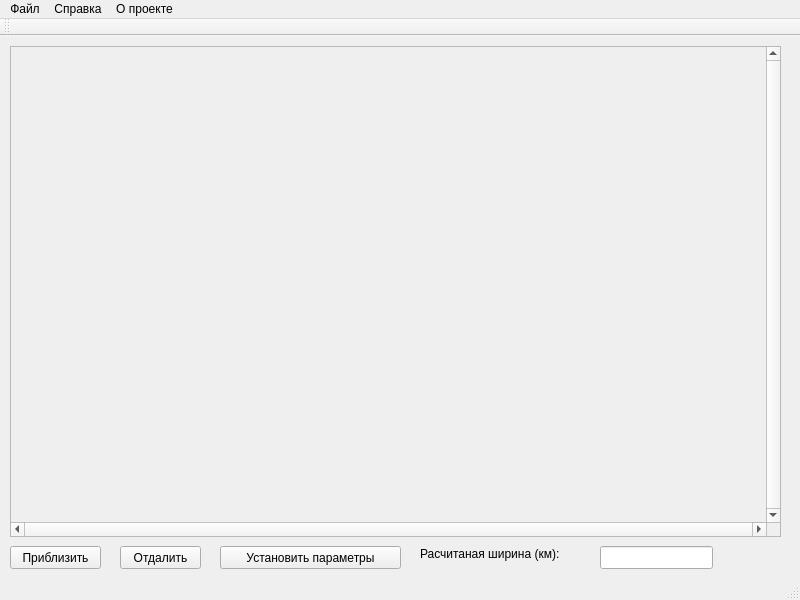
<?xml version="1.0" encoding="UTF-8"?>
<ui version="4.0">
 <class>MainWindow</class>
 <widget class="QMainWindow" name="MainWindow">
  <property name="geometry">
   <rect>
    <x>0</x>
    <y>0</y>
    <width>800</width>
    <height>600</height>
   </rect>
  </property>
  <property name="minimumSize">
   <size>
    <width>800</width>
    <height>600</height>
   </size>
  </property>
  <property name="maximumSize">
   <size>
    <width>1000</width>
    <height>600</height>
   </size>
  </property>
  <property name="mouseTracking">
   <bool>true</bool>
  </property>
  <property name="windowTitle">
   <string>MainWindow</string>
  </property>
  <widget class="QWidget" name="centralWidget">
   <widget class="QScrollArea" name="scrollArea">
    <property name="geometry">
     <rect>
      <x>10</x>
      <y>10</y>
      <width>771</width>
      <height>491</height>
     </rect>
    </property>
    <property name="mouseTracking">
     <bool>true</bool>
    </property>
    <property name="verticalScrollBarPolicy">
     <enum>Qt::ScrollBarAlwaysOn</enum>
    </property>
    <property name="horizontalScrollBarPolicy">
     <enum>Qt::ScrollBarAlwaysOn</enum>
    </property>
    <property name="widgetResizable">
     <bool>true</bool>
    </property>
    <widget class="QWidget" name="scrollAreaWidgetContents">
     <property name="geometry">
      <rect>
       <x>0</x>
       <y>0</y>
       <width>755</width>
       <height>475</height>
      </rect>
     </property>
    </widget>
   </widget>
   <widget class="QPushButton" name="zoomInBtn">
    <property name="geometry">
     <rect>
      <x>10</x>
      <y>510</y>
      <width>91</width>
      <height>23</height>
     </rect>
    </property>
    <property name="toolTip">
     <string>&lt;html&gt;&lt;head/&gt;&lt;body&gt;&lt;p&gt;Уменьшить масштаб&lt;/p&gt;&lt;/body&gt;&lt;/html&gt;</string>
    </property>
    <property name="text">
     <string>Приблизить</string>
    </property>
   </widget>
   <widget class="QPushButton" name="zoomOutBtn">
    <property name="geometry">
     <rect>
      <x>120</x>
      <y>510</y>
      <width>81</width>
      <height>23</height>
     </rect>
    </property>
    <property name="toolTip">
     <string>&lt;html&gt;&lt;head/&gt;&lt;body&gt;&lt;p&gt;Увеличить масштаб&lt;/p&gt;&lt;/body&gt;&lt;/html&gt;</string>
    </property>
    <property name="text">
     <string>Отдалить</string>
    </property>
   </widget>
   <widget class="QPushButton" name="pushButton">
    <property name="geometry">
     <rect>
      <x>220</x>
      <y>510</y>
      <width>181</width>
      <height>23</height>
     </rect>
    </property>
    <property name="text">
     <string>Установить параметры</string>
    </property>
   </widget>
   <widget class="QLineEdit" name="calculatedWidthEdit">
    <property name="geometry">
     <rect>
      <x>600</x>
      <y>510</y>
      <width>113</width>
      <height>23</height>
     </rect>
    </property>
   </widget>
   <widget class="QLabel" name="label">
    <property name="geometry">
     <rect>
      <x>420</x>
      <y>510</y>
      <width>171</width>
      <height>16</height>
     </rect>
    </property>
    <property name="text">
     <string>Расчитаная ширина (км):</string>
    </property>
   </widget>
  </widget>
  <widget class="QMenuBar" name="menuBar">
   <property name="geometry">
    <rect>
     <x>0</x>
     <y>0</y>
     <width>800</width>
     <height>20</height>
    </rect>
   </property>
   <widget class="QMenu" name="menuFile">
    <property name="title">
     <string>Файл</string>
    </property>
   </widget>
   <widget class="QMenu" name="menuRef">
    <property name="title">
     <string>Справка</string>
    </property>
   </widget>
   <widget class="QMenu" name="menuAbout">
    <property name="title">
     <string>О проекте</string>
    </property>
   </widget>
   <addaction name="menuFile"/>
   <addaction name="menuRef"/>
   <addaction name="menuAbout"/>
  </widget>
  <widget class="QToolBar" name="mainToolBar">
   <attribute name="toolBarArea">
    <enum>TopToolBarArea</enum>
   </attribute>
   <attribute name="toolBarBreak">
    <bool>false</bool>
   </attribute>
  </widget>
  <widget class="QStatusBar" name="statusBar"/>
 </widget>
 <layoutdefault spacing="6" margin="11"/>
 <resources/>
 <connections/>
</ui>
